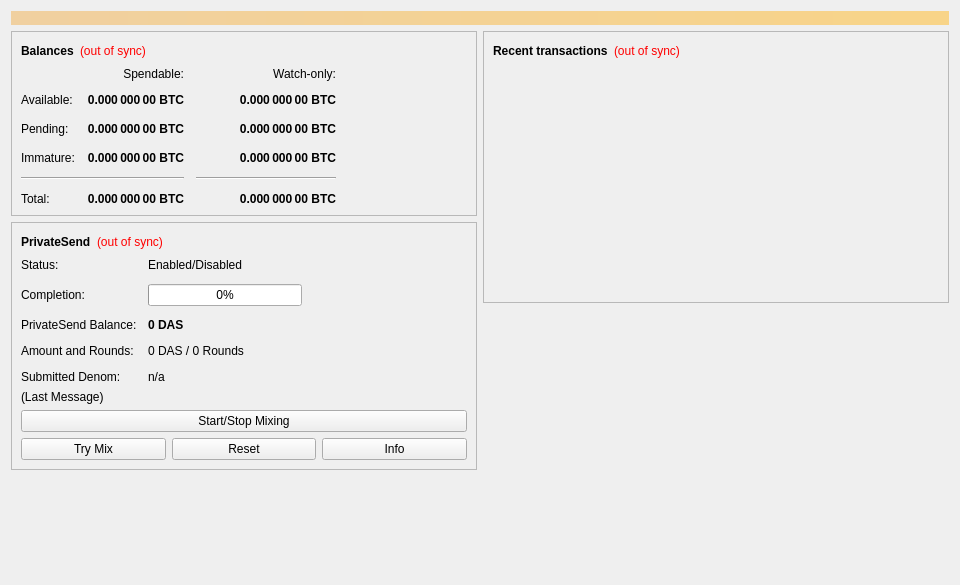
<?xml version="1.0" encoding="UTF-8"?>
<ui version="4.0">
 <class>OverviewPage</class>
 <widget class="QWidget" name="OverviewPage">
  <property name="geometry">
   <rect>
    <x>0</x>
    <y>0</y>
    <width>960</width>
    <height>585</height>
   </rect>
  </property>
  <property name="minimumSize">
   <size>
    <width>960</width>
    <height>0</height>
   </size>
  </property>
  <property name="windowTitle">
   <string>Form</string>
  </property>
  <layout class="QVBoxLayout" name="topLayout">
   <item>
    <widget class="QLabel" name="labelAlerts">
     <property name="visible">
      <bool>false</bool>
     </property>
     <property name="styleSheet">
      <string notr="true">background-color: qlineargradient(x1: 0, y1: 0, x2: 1, y2: 0, stop:0 #F0D0A0, stop:1 #F8D488); color:#000000;</string>
     </property>
     <property name="wordWrap">
      <bool>true</bool>
     </property>
     <property name="margin">
      <number>3</number>
     </property>
    </widget>
   </item>
   <item>
    <layout class="QHBoxLayout" name="horizontalLayout" stretch="1,1">
     <item>
      <layout class="QVBoxLayout" name="verticalLayout_2">
       <item>
        <widget class="QFrame" name="frame">
         <property name="frameShape">
          <enum>QFrame::StyledPanel</enum>
         </property>
         <property name="frameShadow">
          <enum>QFrame::Raised</enum>
         </property>
         <layout class="QVBoxLayout" name="verticalLayout_4">
          <item>
           <layout class="QHBoxLayout" name="horizontalLayout_4">
            <item>
             <widget class="QLabel" name="label_5">
              <property name="font">
               <font>
                <weight>75</weight>
                <bold>true</bold>
               </font>
              </property>
              <property name="text">
               <string>Balances</string>
              </property>
             </widget>
            </item>
            <item>
             <widget class="QLabel" name="labelWalletStatus">
              <property name="toolTip">
               <string>The displayed information may be out of date. Your wallet automatically synchronizes with the Das network after a connection is established, but this process has not completed yet.</string>
              </property>
              <property name="styleSheet">
               <string notr="true">QLabel { color: red; }</string>
              </property>
              <property name="text">
               <string notr="true">(out of sync)</string>
              </property>
              <property name="alignment">
               <set>Qt::AlignLeading|Qt::AlignLeft|Qt::AlignVCenter</set>
              </property>
             </widget>
            </item>
            <item>
             <spacer name="horizontalSpacer_3">
              <property name="orientation">
               <enum>Qt::Horizontal</enum>
              </property>
              <property name="sizeHint" stdset="0">
               <size>
                <width>40</width>
                <height>20</height>
               </size>
              </property>
             </spacer>
            </item>
           </layout>
          </item>
          <item>
           <layout class="QGridLayout" name="gridLayout">
            <property name="spacing">
             <number>12</number>
            </property>
            <item row="2" column="2">
             <widget class="QLabel" name="labelWatchPending">
              <property name="font">
               <font>
                <weight>75</weight>
                <bold>true</bold>
               </font>
              </property>
              <property name="cursor">
               <cursorShape>IBeamCursor</cursorShape>
              </property>
              <property name="toolTip">
               <string>Unconfirmed transactions to watch-only addresses</string>
              </property>
              <property name="text">
               <string notr="true">0.000 000 00 BTC</string>
              </property>
              <property name="alignment">
               <set>Qt::AlignRight|Qt::AlignTrailing|Qt::AlignVCenter</set>
              </property>
              <property name="textInteractionFlags">
               <set>Qt::LinksAccessibleByMouse|Qt::TextSelectableByKeyboard|Qt::TextSelectableByMouse</set>
              </property>
             </widget>
            </item>
            <item row="2" column="1">
             <widget class="QLabel" name="labelUnconfirmed">
              <property name="font">
               <font>
                <weight>75</weight>
                <bold>true</bold>
               </font>
              </property>
              <property name="cursor">
               <cursorShape>IBeamCursor</cursorShape>
              </property>
              <property name="toolTip">
               <string>Total of transactions that have yet to be confirmed, and do not yet count toward the spendable balance</string>
              </property>
              <property name="text">
               <string notr="true">0.000 000 00 BTC</string>
              </property>
              <property name="alignment">
               <set>Qt::AlignRight|Qt::AlignTrailing|Qt::AlignVCenter</set>
              </property>
              <property name="textInteractionFlags">
               <set>Qt::LinksAccessibleByMouse|Qt::TextSelectableByKeyboard|Qt::TextSelectableByMouse</set>
              </property>
             </widget>
            </item>
            <item row="3" column="2">
             <widget class="QLabel" name="labelWatchImmature">
              <property name="font">
               <font>
                <weight>75</weight>
                <bold>true</bold>
               </font>
              </property>
              <property name="cursor">
               <cursorShape>IBeamCursor</cursorShape>
              </property>
              <property name="toolTip">
               <string>Mined balance in watch-only addresses that has not yet matured</string>
              </property>
              <property name="text">
               <string notr="true">0.000 000 00 BTC</string>
              </property>
              <property name="alignment">
               <set>Qt::AlignRight|Qt::AlignTrailing|Qt::AlignVCenter</set>
              </property>
              <property name="textInteractionFlags">
               <set>Qt::LinksAccessibleByMouse|Qt::TextSelectableByKeyboard|Qt::TextSelectableByMouse</set>
              </property>
             </widget>
            </item>
            <item row="4" column="0" colspan="2">
             <widget class="Line" name="lineSpendableBalance">
              <property name="orientation">
               <enum>Qt::Horizontal</enum>
              </property>
             </widget>
            </item>
            <item row="4" column="2">
             <widget class="Line" name="lineWatchBalance">
              <property name="sizePolicy">
               <sizepolicy hsizetype="Preferred" vsizetype="Fixed">
                <horstretch>0</horstretch>
                <verstretch>0</verstretch>
               </sizepolicy>
              </property>
              <property name="minimumSize">
               <size>
                <width>140</width>
                <height>0</height>
               </size>
              </property>
              <property name="orientation">
               <enum>Qt::Horizontal</enum>
              </property>
             </widget>
            </item>
            <item row="5" column="0">
             <widget class="QLabel" name="labelTotalText">
              <property name="text">
               <string>Total:</string>
              </property>
             </widget>
            </item>
            <item row="3" column="1">
             <widget class="QLabel" name="labelImmature">
              <property name="font">
               <font>
                <weight>75</weight>
                <bold>true</bold>
               </font>
              </property>
              <property name="cursor">
               <cursorShape>IBeamCursor</cursorShape>
              </property>
              <property name="toolTip">
               <string>Mined balance that has not yet matured</string>
              </property>
              <property name="text">
               <string notr="true">0.000 000 00 BTC</string>
              </property>
              <property name="alignment">
               <set>Qt::AlignRight|Qt::AlignTrailing|Qt::AlignVCenter</set>
              </property>
              <property name="textInteractionFlags">
               <set>Qt::LinksAccessibleByMouse|Qt::TextSelectableByKeyboard|Qt::TextSelectableByMouse</set>
              </property>
             </widget>
            </item>
            <item row="2" column="3">
             <spacer name="horizontalSpacer_2">
              <property name="orientation">
               <enum>Qt::Horizontal</enum>
              </property>
              <property name="sizeHint" stdset="0">
               <size>
                <width>40</width>
                <height>20</height>
               </size>
              </property>
             </spacer>
            </item>
            <item row="3" column="0">
             <widget class="QLabel" name="labelImmatureText">
              <property name="text">
               <string>Immature:</string>
              </property>
             </widget>
            </item>
            <item row="5" column="1">
             <widget class="QLabel" name="labelTotal">
              <property name="font">
               <font>
                <weight>75</weight>
                <bold>true</bold>
               </font>
              </property>
              <property name="cursor">
               <cursorShape>IBeamCursor</cursorShape>
              </property>
              <property name="toolTip">
               <string>Your current total balance</string>
              </property>
              <property name="text">
               <string notr="true">0.000 000 00 BTC</string>
              </property>
              <property name="alignment">
               <set>Qt::AlignRight|Qt::AlignTrailing|Qt::AlignVCenter</set>
              </property>
              <property name="textInteractionFlags">
               <set>Qt::LinksAccessibleByMouse|Qt::TextSelectableByKeyboard|Qt::TextSelectableByMouse</set>
              </property>
             </widget>
            </item>
            <item row="5" column="2">
             <widget class="QLabel" name="labelWatchTotal">
              <property name="font">
               <font>
                <weight>75</weight>
                <bold>true</bold>
               </font>
              </property>
              <property name="cursor">
               <cursorShape>IBeamCursor</cursorShape>
              </property>
              <property name="toolTip">
               <string>Current total balance in watch-only addresses</string>
              </property>
              <property name="text">
               <string notr="true">0.000 000 00 BTC</string>
              </property>
              <property name="alignment">
               <set>Qt::AlignRight|Qt::AlignTrailing|Qt::AlignVCenter</set>
              </property>
              <property name="textInteractionFlags">
               <set>Qt::LinksAccessibleByMouse|Qt::TextSelectableByKeyboard|Qt::TextSelectableByMouse</set>
              </property>
             </widget>
            </item>
            <item row="0" column="2">
             <widget class="QLabel" name="labelWatchonly">
              <property name="text">
               <string>Watch-only:</string>
              </property>
              <property name="alignment">
               <set>Qt::AlignRight|Qt::AlignTrailing|Qt::AlignVCenter</set>
              </property>
             </widget>
            </item>
            <item row="1" column="0">
             <widget class="QLabel" name="labelBalanceText">
              <property name="text">
               <string>Available:</string>
              </property>
             </widget>
            </item>
            <item row="1" column="1">
             <widget class="QLabel" name="labelBalance">
              <property name="font">
               <font>
                <weight>75</weight>
                <bold>true</bold>
               </font>
              </property>
              <property name="cursor">
               <cursorShape>IBeamCursor</cursorShape>
              </property>
              <property name="toolTip">
               <string>Your current spendable balance</string>
              </property>
              <property name="text">
               <string notr="true">0.000 000 00 BTC</string>
              </property>
              <property name="alignment">
               <set>Qt::AlignRight|Qt::AlignTrailing|Qt::AlignVCenter</set>
              </property>
              <property name="textInteractionFlags">
               <set>Qt::LinksAccessibleByMouse|Qt::TextSelectableByKeyboard|Qt::TextSelectableByMouse</set>
              </property>
             </widget>
            </item>
            <item row="1" column="2">
             <widget class="QLabel" name="labelWatchAvailable">
              <property name="font">
               <font>
                <weight>75</weight>
                <bold>true</bold>
               </font>
              </property>
              <property name="cursor">
               <cursorShape>IBeamCursor</cursorShape>
              </property>
              <property name="toolTip">
               <string>Your current balance in watch-only addresses</string>
              </property>
              <property name="text">
               <string notr="true">0.000 000 00 BTC</string>
              </property>
              <property name="alignment">
               <set>Qt::AlignRight|Qt::AlignTrailing|Qt::AlignVCenter</set>
              </property>
              <property name="textInteractionFlags">
               <set>Qt::LinksAccessibleByMouse|Qt::TextSelectableByKeyboard|Qt::TextSelectableByMouse</set>
              </property>
             </widget>
            </item>
            <item row="2" column="0">
             <widget class="QLabel" name="labelPendingText">
              <property name="text">
               <string>Pending:</string>
              </property>
             </widget>
            </item>
            <item row="0" column="1">
             <widget class="QLabel" name="labelSpendable">
              <property name="text">
               <string>Spendable:</string>
              </property>
              <property name="alignment">
               <set>Qt::AlignRight|Qt::AlignTrailing|Qt::AlignVCenter</set>
              </property>
             </widget>
            </item>
           </layout>
          </item>
         </layout>
        </widget>
       </item>
       <item>
        <widget class="QFrame" name="framePrivateSend">
         <property name="layoutDirection">
          <enum>Qt::LeftToRight</enum>
         </property>
         <property name="frameShape">
          <enum>QFrame::StyledPanel</enum>
         </property>
         <property name="frameShadow">
          <enum>QFrame::Raised</enum>
         </property>
         <layout class="QVBoxLayout" name="VerticalLayout_PS1">
          <item>
           <layout class="QHBoxLayout" name="horizontalLayout_5">
            <item>
             <widget class="QLabel" name="labelPrivateSendHeader">
              <property name="font">
               <font>
                <weight>75</weight>
                <bold>true</bold>
               </font>
              </property>
              <property name="text">
               <string>PrivateSend</string>
              </property>
             </widget>
            </item>
            <item>
             <widget class="QLabel" name="labelPrivateSendSyncStatus">
              <property name="toolTip">
               <string>The displayed information may be out of date. Your wallet automatically synchronizes with the Das network after a connection is established, but this process has not completed yet.</string>
              </property>
              <property name="styleSheet">
               <string notr="true">QLabel { color: red; }</string>
              </property>
              <property name="text">
               <string notr="true">(out of sync)</string>
              </property>
              <property name="alignment">
               <set>Qt::AlignLeading|Qt::AlignLeft|Qt::AlignVCenter</set>
              </property>
             </widget>
            </item>
            <item>
             <spacer name="horizontalSpacer_4">
              <property name="orientation">
               <enum>Qt::Horizontal</enum>
              </property>
              <property name="sizeHint" stdset="0">
               <size>
                <width>40</width>
                <height>20</height>
               </size>
              </property>
             </spacer>
            </item>
           </layout>
          </item>
          <item>
           <layout class="QFormLayout" name="privateSendFormLayout">
            <property name="fieldGrowthPolicy">
             <enum>QFormLayout::AllNonFixedFieldsGrow</enum>
            </property>
            <property name="horizontalSpacing">
             <number>11</number>
            </property>
            <property name="verticalSpacing">
             <number>12</number>
            </property>
            <item row="0" column="0">
             <widget class="QLabel" name="labelPrivateSendEnabledText">
              <property name="text">
               <string>Status:</string>
              </property>
             </widget>
            </item>
            <item row="0" column="1">
             <widget class="QLabel" name="labelPrivateSendEnabled">
              <property name="text">
               <string>Enabled/Disabled</string>
              </property>
             </widget>
            </item>
            <item row="1" column="0">
             <widget class="QLabel" name="labelCompletitionText">
              <property name="text">
               <string>Completion:</string>
              </property>
             </widget>
            </item>
            <item row="1" column="1">
             <widget class="QProgressBar" name="privateSendProgress">
              <property name="maximumSize">
               <size>
                <width>154</width>
                <height>16777215</height>
               </size>
              </property>
              <property name="value">
               <number>0</number>
              </property>
             </widget>
            </item>
            <item row="2" column="0">
             <widget class="QLabel" name="labelAnonymizedText">
              <property name="text">
               <string>PrivateSend Balance:</string>
              </property>
             </widget>
            </item>
            <item row="2" column="1">
             <widget class="QLabel" name="labelAnonymized">
              <property name="font">
               <font>
                <weight>75</weight>
                <bold>true</bold>
               </font>
              </property>
              <property name="text">
               <string notr="true">0 DAS</string>
              </property>
             </widget>
            </item>
            <item row="3" column="0">
             <widget class="QLabel" name="labelAmountAndRoundsText">
              <property name="text">
               <string>Amount and Rounds:</string>
              </property>
             </widget>
            </item>
            <item row="3" column="1">
             <widget class="QLabel" name="labelAmountRounds">
              <property name="text">
               <string>0 DAS / 0 Rounds</string>
              </property>
             </widget>
            </item>
            <item row="4" column="0">
             <widget class="QLabel" name="labelSubmittedDenomText">
              <property name="text">
               <string>Submitted Denom:</string>
              </property>
             </widget>
            </item>
            <item row="4" column="1">
             <widget class="QLabel" name="labelSubmittedDenom">
              <property name="toolTip">
               <string>The denominations you submitted to the Masternode.&lt;br&gt;To mix, other users must submit the exact same denominations.</string>
              </property>
              <property name="text">
               <string>n/a</string>
              </property>
             </widget>
            </item>
           </layout>
          </item>
          <item>
           <layout class="QVBoxLayout" name="VerticalLayout_PS">
            <item>
             <widget class="QLabel" name="labelPrivateSendLastMessage">
              <property name="text">
               <string>(Last Message)</string>
              </property>
              <property name="alignment">
               <set>Qt::AlignLeading|Qt::AlignLeft|Qt::AlignTop</set>
              </property>
              <property name="wordWrap">
               <bool>true</bool>
              </property>
             </widget>
            </item>
            <item>
             <widget class="QPushButton" name="togglePrivateSend">
              <property name="sizePolicy">
               <sizepolicy hsizetype="MinimumExpanding" vsizetype="Fixed">
                <horstretch>0</horstretch>
                <verstretch>0</verstretch>
               </sizepolicy>
              </property>
              <property name="text">
               <string>Start/Stop Mixing</string>
              </property>
             </widget>
            </item>
            <item>
             <layout class="QHBoxLayout" name="horizontalLayout_debugbuttons">
              <item>
               <widget class="QPushButton" name="privateSendAuto">
                <property name="sizePolicy">
                 <sizepolicy hsizetype="MinimumExpanding" vsizetype="Fixed">
                  <horstretch>0</horstretch>
                  <verstretch>0</verstretch>
                 </sizepolicy>
                </property>
                <property name="toolTip">
                 <string>Try to manually submit a PrivateSend request.</string>
                </property>
                <property name="text">
                 <string>Try Mix</string>
                </property>
               </widget>
              </item>
              <item>
               <widget class="QPushButton" name="privateSendReset">
                <property name="sizePolicy">
                 <sizepolicy hsizetype="MinimumExpanding" vsizetype="Fixed">
                  <horstretch>0</horstretch>
                  <verstretch>0</verstretch>
                 </sizepolicy>
                </property>
                <property name="toolTip">
                 <string>Reset the current status of PrivateSend (can interrupt PrivateSend if it's in the process of Mixing, which can cost you money!)</string>
                </property>
                <property name="autoFillBackground">
                 <bool>false</bool>
                </property>
                <property name="text">
                 <string>Reset</string>
                </property>
               </widget>
              </item>
              <item>
               <widget class="QPushButton" name="privateSendInfo">
                <property name="sizePolicy">
                 <sizepolicy hsizetype="MinimumExpanding" vsizetype="Fixed">
                  <horstretch>0</horstretch>
                  <verstretch>0</verstretch>
                 </sizepolicy>
                </property>
                <property name="toolTip">
                 <string>Information about PrivateSend and Mixing</string>
                </property>
                <property name="text">
                 <string>Info</string>
                </property>
               </widget>
              </item>
             </layout>
            </item>
           </layout>
          </item>
         </layout>
        </widget>
       </item>
       <item>
        <spacer name="verticalSpacer">
         <property name="orientation">
          <enum>Qt::Vertical</enum>
         </property>
         <property name="sizeHint" stdset="0">
          <size>
           <width>20</width>
           <height>40</height>
          </size>
         </property>
        </spacer>
       </item>
      </layout>
     </item>
     <item>
      <layout class="QVBoxLayout" name="verticalLayout_3">
       <item>
        <widget class="QFrame" name="frame_2">
         <property name="frameShape">
          <enum>QFrame::StyledPanel</enum>
         </property>
         <property name="frameShadow">
          <enum>QFrame::Raised</enum>
         </property>
         <layout class="QVBoxLayout" name="verticalLayout">
          <item>
           <layout class="QHBoxLayout" name="horizontalLayout_2">
            <item>
             <widget class="QLabel" name="label_4">
              <property name="font">
               <font>
                <weight>75</weight>
                <bold>true</bold>
               </font>
              </property>
              <property name="text">
               <string>Recent transactions</string>
              </property>
             </widget>
            </item>
            <item>
             <widget class="QLabel" name="labelTransactionsStatus">
              <property name="toolTip">
               <string>The displayed information may be out of date. Your wallet automatically synchronizes with the Das network after a connection is established, but this process has not completed yet.</string>
              </property>
              <property name="styleSheet">
               <string notr="true">QLabel { color: red; }</string>
              </property>
              <property name="text">
               <string notr="true">(out of sync)</string>
              </property>
              <property name="alignment">
               <set>Qt::AlignLeading|Qt::AlignLeft|Qt::AlignVCenter</set>
              </property>
             </widget>
            </item>
            <item>
             <spacer name="horizontalSpacer">
              <property name="orientation">
               <enum>Qt::Horizontal</enum>
              </property>
              <property name="sizeHint" stdset="0">
               <size>
                <width>40</width>
                <height>20</height>
               </size>
              </property>
             </spacer>
            </item>
           </layout>
          </item>
          <item>
           <widget class="QListView" name="listTransactions">
            <property name="styleSheet">
             <string notr="true">QListView { background: transparent; }</string>
            </property>
            <property name="frameShape">
             <enum>QFrame::NoFrame</enum>
            </property>
            <property name="verticalScrollBarPolicy">
             <enum>Qt::ScrollBarAlwaysOff</enum>
            </property>
            <property name="horizontalScrollBarPolicy">
             <enum>Qt::ScrollBarAlwaysOff</enum>
            </property>
            <property name="selectionMode">
             <enum>QAbstractItemView::NoSelection</enum>
            </property>
           </widget>
          </item>
         </layout>
        </widget>
       </item>
       <item>
        <spacer name="verticalSpacer_2">
         <property name="orientation">
          <enum>Qt::Vertical</enum>
         </property>
         <property name="sizeHint" stdset="0">
          <size>
           <width>20</width>
           <height>40</height>
          </size>
         </property>
        </spacer>
       </item>
      </layout>
     </item>
    </layout>
   </item>
  </layout>
 </widget>
 <resources/>
 <connections/>
</ui>
